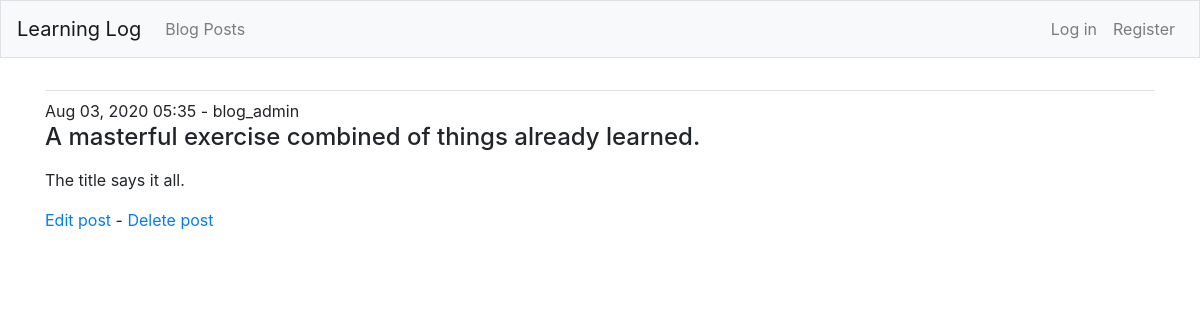
Screenshot of /post/2 with the database file from the repository.
### blogs/models.py (models this page shows, shortened)
class BlogPost(models.Model):
    title = models.CharField(max_length=108)
    text = models.TextField(max_length=2064)
    date_added = models.DateTimeField(auto_now_add=True)
    owner = models.ForeignKey(User, on_delete=models.CASCADE)

### blogs/views.py (the view)
# urls.py: path('post/<int:post_id>', views.post, name='post'),
def post(request, post_id):
    post = BlogPost.objects.get(id=post_id)
    context = {'post': post}
    return render(request, 'blogs/post.html', context)

### blogs/templates/blogs/post.html
{% extends "blogs/base.html" %}
{% block content %}
    {{ post.date_added|date:'M d, Y H:i' }} - {{ post.owner }}
    <h4>{{ post.title|linebreaks }}</h4>
    <p>{{ post.text|linebreaks }}</p>
    <a href="{% url 'blogs:edit_post' post.id %}">Edit post</a> -
    <a href="{% url 'blogs:delete_post' post.id %}">Delete post</a>
{% endblock content %}

### rows the page displays
BlogPost: date_added "Aug 03, 2020 05:35", owner "blog_admin", title "A masterful exercise combined of things already learned.", text "The title says it all."
